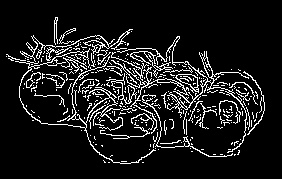
#> input picture Comp Vis with OpenCv/Computer Vision Tutorials/canny.jpg, 282 x 179 px
$ jupyter execute '07.Canny Edge Detection.ipynb'
#> lines starting #> are read from the running program, lines starting #| are printed output that depends on the picture; after the words box and inside, x2 and y2 are one past the last pixel; in counts of white or black regions, pixels touching at a corner belong together
[cell 1]
import numpy as np

[cell 2]
import cv2

[cell 3]
img=cv2.imread('canny.jpg',1)
#> img is the input picture: shape (179, 282, 3); min 0, max 255, mean 27.2

[cell 4]
hsv=cv2.cvtColor(img,cv2.COLOR_BGR2HSV)
#> hsv: shape (179, 282, 3); mean H, S, V 0, 0, 27.2

###  Note :-Hue values around red are 0-25

[cell 5]
res,thresh=cv2.threshold(hsv[:,:,0],25,255,cv2.THRESH_BINARY_INV) # select pixels with hue value less than 25
#> thresh: shape (179, 282); every value is 255

[cell 6]
cv2.imshow("Thresh",thresh)
cv2.waitKey(0)
cv2.destroyAllWindows()

[cell 7]
cv2.imwrite("PoorThresh.jpg",thresh)
#> Out = True

[cell 8]
edges=cv2.Canny(img,100,70) # lower and upper lim
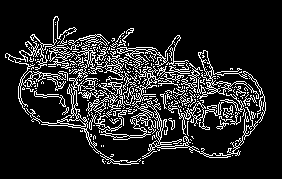
#> edges: shape (179, 282); 14.1% white in thin lines or dots, all inside (x1, y1, x2, y2) = (5, 16, 266, 165)
cv2.imshow("canny",edges)
cv2.waitKey(0)
cv2.destroyAllWindows()

[cell 9]
cv2.imwrite("Canny.jpg",edges)
#> Out = True

[cell 10]
edges.shape
#> Out = (179, 282)

[cell 11]
thresh.shape
#> Out = (179, 282)
